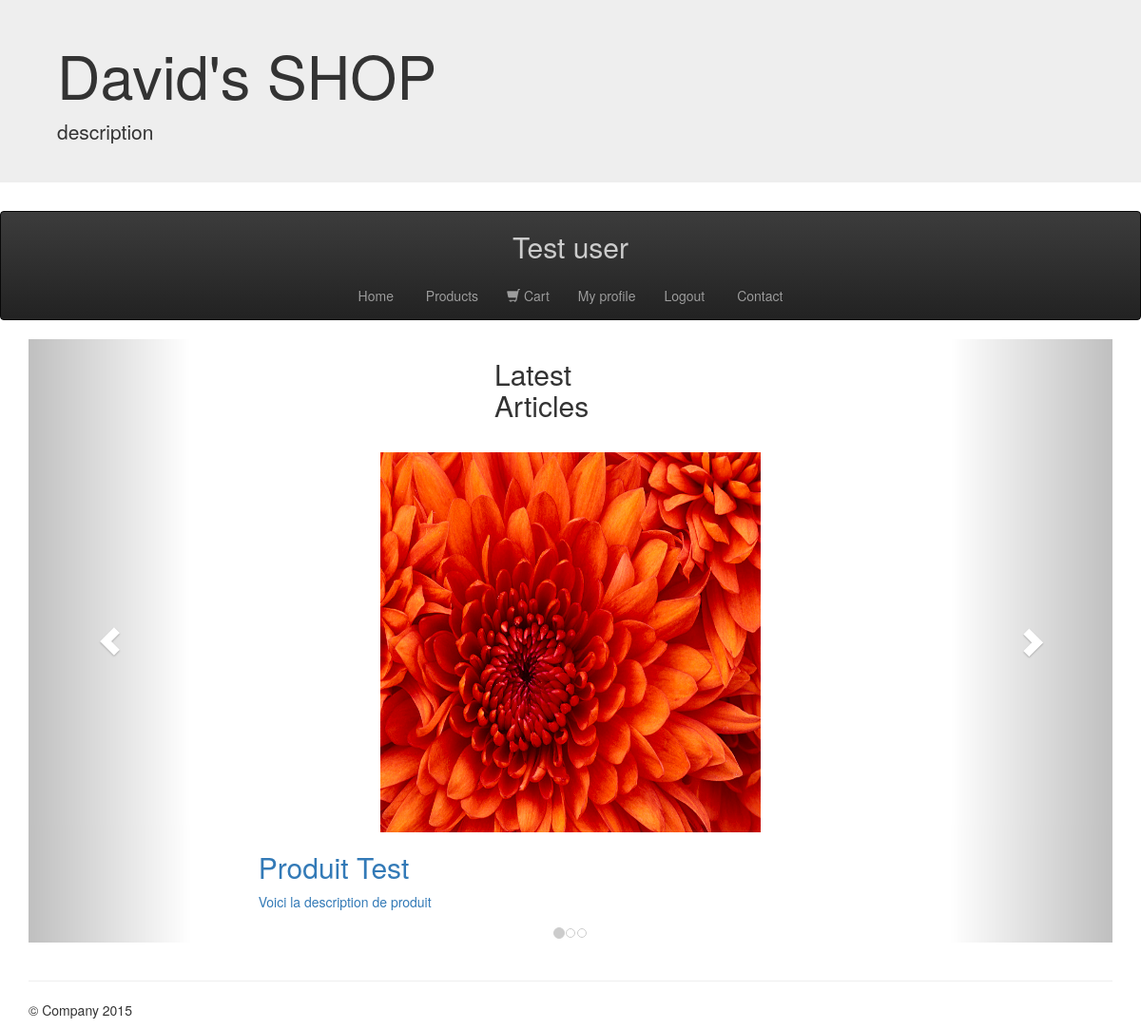
The page /Controller/Front/controller.php?f=index (signed in) on the database its author committed.
### tables this page shows
CREATE TABLE IF NOT EXISTS `user` (
  `idRow` int(11) NOT NULL AUTO_INCREMENT,
  `user` varchar(255) NOT NULL,
  `pass` varchar(255) NOT NULL,
  `name` varchar(255) NOT NULL,
  `idRoll` int(11) NOT NULL DEFAULT '2',
  `lastName` varchar(255) NOT NULL,
  `email` varchar(255) NOT NULL,
  `sexe` varchar(25) NOT NULL,
  `date` varchar(25) NOT NULL,
  `address` varchar(255) NOT NULL,
  PRIMARY KEY (`idRow`),
  UNIQUE KEY `user` (`user`)
);

CREATE TABLE IF NOT EXISTS `product` (
  `idRow` int(11) NOT NULL AUTO_INCREMENT,
  `name` varchar(255) NOT NULL,
  `description` varchar(1000) NOT NULL,
  `longDescription` varchar(2000) NOT NULL,
  `price` varchar(25) NOT NULL,
  `idCategory` int(11) NOT NULL,
  PRIMARY KEY (`idRow`),
  KEY `idRow` (`idRow`)
);

### Controller/Front/controller.php (called while the page is built, shortened)
<?php
require_once '../../app/config.php';
require_once '../../app/connection/Connexion.php';
$connection = new Connexion($dbName, $host, $user, $pass);
$user = '';
$navegador = array(
    array('string' => 'Products ', 'url' => 'controller.php?f=products'),
    array('string' => 'Cart', 'url' => 'controller.php?f=cart'),
    array('string' => 'Login ', 'url' => 'controller.php?f=login'),
    array('string' => 'Register ', 'url' => 'controller.php?f=myProfil')
);
if (isset($_SESSION['idRow'])) {
    require_once '../../Model/UserClass.php';
    $user = new UserClass($connection);
    $user->fetch($_SESSION['idRow']);
    $navegador = array(
        array('string' => 'Products ', 'url' => 'controller.php?f=products'),
        array('string' => 'Cart', 'url' => 'controller.php?f=cart'),
        array('string' => 'My profile ', 'url' => 'controller.php?f=myProfil'),
        array('string' => 'Logout', 'url' => '../Back/controller.php?f=logout')
    );
}
function index() {
    require_once '../../Model/ProductClass.php';
    global $navegador;
    global $user;
    global $connection;
    $titulo = 'David\'s SHOP';
    $description = 'description';
    $slide = array();
    $productsSlide = productsSlide($connection);
    foreach ($productsSlide as $key => $idProduct) {
        $product = new ProductClass($connection);
        $product->fetch($idProduct);
        if (!isset($product->imgs[0]['name'])) {
            $img = 'not-found.png';
        } else {
            $img = $product->imgs[0]['name'];
        }
        $slide[] = array(
            'title' => $product->name,
            'url' => 'controller.php?f=product&o=' . $product->id,
            'description' => $product->description,
            'image' => $img
        );
    }
    require_once '../../View/Front/home.php';
}
require_once '../main.php';

### Model/UserClass.php (called while the page is built, shortened)
<?php
class UserClass {
    var $conex;
    public function __construct($connection, $user = '', $pass = '', $email = '', $name = '', $lastName = '', $date = '', $sexe = '', $address = '', $roll = '') {
        $this->conex = $connection;
    }
    public function fetch($id = '') {
        $sql = 'SELECT * FROM `user` WHERE `idRow` =\'' . $id . '\'';
        $user = $this->conex->commitSelect($sql);
        $this->name = $user[0]['name'];
    }
}

### app/connection/Connexion.php (called while the page is built, shortened)
<?php
class Connexion {
    var $db = '';
    public function __construct($dataBaseName, $host, $user, $pass) {
        $this->dataBaseName = $dataBaseName;
        $this->host = $host;
        $this->user = $user;
        $this->pass = $pass;
        $this->dsn = 'mysql:dbname=' . $this->dataBaseName . ';host=' . $this->host;
        try {
            $this->db = new PDO($this->dsn, $this->user, $this->pass);
        } catch (PDOException $e) {
            echo 'TOTO';
            echo 'Error: ' . $e->getMessage();
        }
    }
    public function commitSelect($sql) {
        try {
            $requete = $this->db->prepare($sql);
            $rel = $requete->execute();
            $red = $requete->fetchAll();
        } catch (Exception $exc) {
            echo 'Error : ' . $exc->getMessage();
            $this->insertLog('Error: ' . $exc->getMessage(). PHP_EOL);
        }
        return $red;
    }
}

### Model/ProductClass.php (called while the page is built, shortened)
<?php
class ProductClass {
    var $conex;
    public function __construct($conex, $name = '', $description = '', $longDescription = '', $price = '', $imgs = '', $category = '') {
        $this->conex = $conex;
    }
    public function fetch($id = '') {
        $sql = 'SELECT * FROM `product` WHERE `idRow` =\'' . $id . '\'';
        $product = $this->conex->commitSelect($sql);
        $sql = 'SELECT * FROM `images` WHERE `idProduct` =\'' . $id . '\'';
        $imgs = $this->conex->commitSelect($sql);
        $this->id = $product[0]['idRow'];
        $this->name = utf8_encode($product[0]['name']);
        $this->description = utf8_encode($product[0]['description']);
        $this->imgs = $imgs;
    }
}

### View/Front/home.php (the view, shortened to what this page needs)
<!doctype html>
 <html class="no-js" lang="">
    <head>
        <link rel="stylesheet" href="../../css/bootstrap.min.css">
        <link rel="stylesheet" href="../../css/bootstrap-theme.min.css">
        <link rel="stylesheet" href="../../css/main.css">
    </head>
    <body>
        <div class="jumbotron">
            <h1><?php echo $titulo; ?></h1>
            <p><?php echo $description; ?></p>
        </div>
        <nav class="navbar navbar-inverse">
            <div class="container">
                <div class="navbar-collapse collapse in" aria-expanded="true">
                    <div id="name"><h2><?php if(isset($user->name)) echo $user->name; ?></h2></div>
                    <ul class="nav navbar-nav">
                        <li class=""><a href="../../index.php">Home</a></li>
                        <?php
                        for ($i = 0; $i < count($navegador); $i++) {
                            if ($navegador[$i]['string'] == 'Cart') {
                                echo '<li><a  id="cart" href="' . $navegador[$i]['url'] . '"><span class="glyphicon glyphicon-shopping-cart"> </span> ' . $navegador[$i]['string'] . '</a></li>';
                            } else {
                                echo '<li><a href="' . $navegador[$i]['url'] . '">' . $navegador[$i]['string'] . '</a></li>';
                            }
                        }
                        ?>
                        <li><a href="controller.php?f=contact">Contact</a></li>
                    </ul>
                </div>
            </div>
        </nav>
        <div class="container">
                <h2  class="col-md-2 col-md-offset-5">Latest Articles</h2>
            <div id="carousel-example-generic" class="carousel slide" data-ride="carousel">
                <div class="carousel-inner" role="listbox">
                    <?php
                    for ($i = 0; $i < count($slide); $i++) {
                        if ($i == 0) {
                            echo '<div class = "item active">
                                        <a href="'.$slide[$i]['url'].'">
                                            <img src="../../img/'.$slide[$i]['image'].'" alt="" style="width:400px;height:400px;">
                                            <h2>' . $slide[$i]['title'] . '</h2>
                                            <p>' . $slide[$i]['description'] . '</p>
                                        </a>
                                    </div>';
                        }
                    }
                    ?>
                    <ol class="carousel-indicators">
                        <?php
                        for ($i = 0; $i < count($slide); $i++) {
                            if ($i == 0) {
                                echo '<li class="active" data-target="#carousel-example-generic" data-slide-to="' . $i . '" class=""></li>';
                            } else {
                                echo '<li data-target="#carousel-example-generic" data-slide-to="' . $i . '" class=""></li>';
                            }
                        }
                        ?>
                    </ol>
                </div>
                <a class="left carousel-control" href="#carousel-example-generic" role="button" data-slide="prev">
                    <span class="glyphicon glyphicon-chevron-left" aria-hidden="true"></span>
                </a>
                <a class="right carousel-control" href="#carousel-example-generic" role="button" data-slide="next">
                    <span class="glyphicon glyphicon-chevron-right" aria-hidden="true"></span>
                </a>
            </div>
        </div>
        <br/>
        <div class="container">
            <hr>
            <footer>
                <p>&copy; Company 2015</p>
            </footer>
                    </div>         <script src="//ajax.googleapis.com/ajax/libs/jquery/1.11.2/jquery.js"></script>
    </body>
</html>

### css/main.css (style rules this page uses)
body { padding-top: 0; }
.jumbotron { padding: 2%; padding-left: 5%; padding-right: 5%; }
.item { padding: 2%; }
#name { color:#cccccc; }
.carousel-indicators { bottom: 0!important; margin-bottom: 0; }
.carousel-indicators li { border-color: #ccc; }
.carousel-indicators .active { background-color: #ccc; }
.navbar .nav, .navbar .nav > li { float:none; display:inline-block; *display:inline; *zoom:1; vertical-align: top; }
.navbar .navbar-nav { display: inline-block; float: none; }
.navbar .navbar-collapse { text-align: center; }
.item img { width: 400px; margin: 0 auto; }
.item h2,.item p { margin-left: 20%; }

### rows shown on the page
user: name "Test user"
product: name "Produit Test", description "Voici la description de produit"

### other values the page prints
$titulo "David's SHOP"
$description "description"
$navegador[$i]['string'] "Products"
$navegador[$i]['string'] "Cart"
$navegador[$i]['string'] "My profile"
$navegador[$i]['string'] "Logout"
